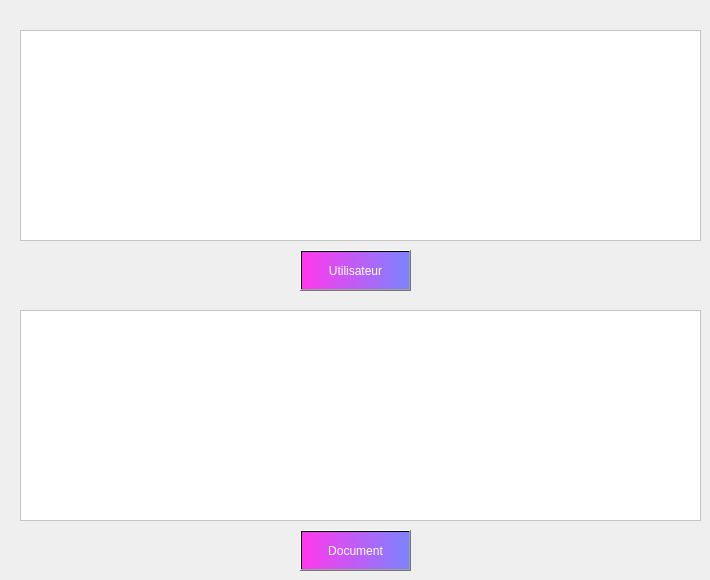
      <widget class="QWidget" name="tab_4">
       <attribute name="title">
        <string>Données</string>
       </attribute>
       <widget class="QTableView" name="tableView">
        <property name="geometry">
         <rect>
          <x>20</x>
          <y>30</y>
          <width>681</width>
          <height>211</height>
         </rect>
        </property>
        <property name="styleSheet">
         <string notr="true">background-color: rgb(255, 255, 255);
color: rgb(85, 85, 255);</string>
        </property>
       </widget>
       <widget class="QPushButton" name="pushButton_3">
        <property name="geometry">
         <rect>
          <x>300</x>
          <y>250</y>
          <width>111</width>
          <height>41</height>
         </rect>
        </property>
        <property name="styleSheet">
         <string notr="true">background-color: qlineargradient(spread:pad, x1:0, y1:0, x2:1, y2:0, stop:0 rgba(255, 56, 236, 255), stop:1 rgba(124, 131, 255, 255));
font: 75 10pt &quot;Algerian&quot;;
color: rgb(255, 255, 255);</string>
        </property>
        <property name="text">
         <string>Utilisateur</string>
        </property>
       </widget>
       <widget class="QTableView" name="tableView_2">
        <property name="geometry">
         <rect>
          <x>20</x>
          <y>310</y>
          <width>681</width>
          <height>211</height>
         </rect>
        </property>
        <property name="styleSheet">
         <string notr="true">background-color: rgb(255, 255, 255);
color: rgb(85, 85, 255);</string>
        </property>
       </widget>
       <widget class="QPushButton" name="pushButton_4">
        <property name="geometry">
         <rect>
          <x>300</x>
          <y>530</y>
          <width>111</width>
          <height>41</height>
         </rect>
        </property>
        <property name="styleSheet">
         <string notr="true">background-color: qlineargradient(spread:pad, x1:0, y1:0, x2:1, y2:0, stop:0 rgba(255, 56, 236, 255), stop:1 rgba(124, 131, 255, 255));
font: 75 10pt &quot;Algerian&quot;;
color: rgb(255, 255, 255);</string>
        </property>
        <property name="text">
         <string>Document</string>
        </property>
       </widget>
      </widget>
